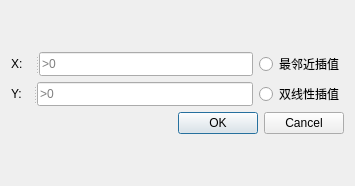
<?xml version="1.0" encoding="UTF-8"?>
<ui version="4.0">
 <class>InterpDialog</class>
 <widget class="QDialog" name="InterpDialog">
  <property name="geometry">
   <rect>
    <x>0</x>
    <y>0</y>
    <width>355</width>
    <height>186</height>
   </rect>
  </property>
  <property name="windowTitle">
   <string>Dialog</string>
  </property>
  <layout class="QVBoxLayout" name="verticalLayout_4">
   <item>
    <layout class="QVBoxLayout" name="verticalLayout_3">
     <item>
      <layout class="QHBoxLayout" name="horizontalLayout">
       <item>
        <layout class="QVBoxLayout" name="verticalLayout">
         <item>
          <widget class="QSplitter" name="splitter_5">
           <property name="orientation">
            <enum>Qt::Horizontal</enum>
           </property>
           <widget class="QLabel" name="label_5">
            <property name="text">
             <string>X:</string>
            </property>
           </widget>
           <widget class="QLineEdit" name="lineEditX">
            <property name="inputMask">
             <string/>
            </property>
            <property name="placeholderText">
             <string>&gt;0</string>
            </property>
           </widget>
          </widget>
         </item>
         <item>
          <widget class="QSplitter" name="splitter_6">
           <property name="orientation">
            <enum>Qt::Horizontal</enum>
           </property>
           <widget class="QLabel" name="label_6">
            <property name="text">
             <string>Y:</string>
            </property>
           </widget>
           <widget class="QLineEdit" name="lineEditY">
            <property name="placeholderText">
             <string>&gt;0</string>
            </property>
           </widget>
          </widget>
         </item>
        </layout>
       </item>
       <item>
        <layout class="QVBoxLayout" name="verticalLayout_2">
         <item>
          <widget class="QRadioButton" name="radioButtonNear">
           <property name="text">
            <string>最邻近插值</string>
           </property>
          </widget>
         </item>
         <item>
          <widget class="QRadioButton" name="radioButtonDu">
           <property name="text">
            <string>双线性插值</string>
           </property>
          </widget>
         </item>
        </layout>
       </item>
      </layout>
     </item>
     <item>
      <widget class="QDialogButtonBox" name="buttonBox">
       <property name="orientation">
        <enum>Qt::Horizontal</enum>
       </property>
       <property name="standardButtons">
        <set>QDialogButtonBox::Cancel|QDialogButtonBox::Ok</set>
       </property>
      </widget>
     </item>
    </layout>
   </item>
  </layout>
 </widget>
 <resources/>
 <connections>
  <connection>
   <sender>buttonBox</sender>
   <signal>accepted()</signal>
   <receiver>InterpDialog</receiver>
   <slot>accept()</slot>
   <hints>
    <hint type="sourcelabel">
     <x>248</x>
     <y>254</y>
    </hint>
    <hint type="destinationlabel">
     <x>157</x>
     <y>274</y>
    </hint>
   </hints>
  </connection>
  <connection>
   <sender>buttonBox</sender>
   <signal>rejected()</signal>
   <receiver>InterpDialog</receiver>
   <slot>reject()</slot>
   <hints>
    <hint type="sourcelabel">
     <x>316</x>
     <y>260</y>
    </hint>
    <hint type="destinationlabel">
     <x>286</x>
     <y>274</y>
    </hint>
   </hints>
  </connection>
 </connections>
</ui>
